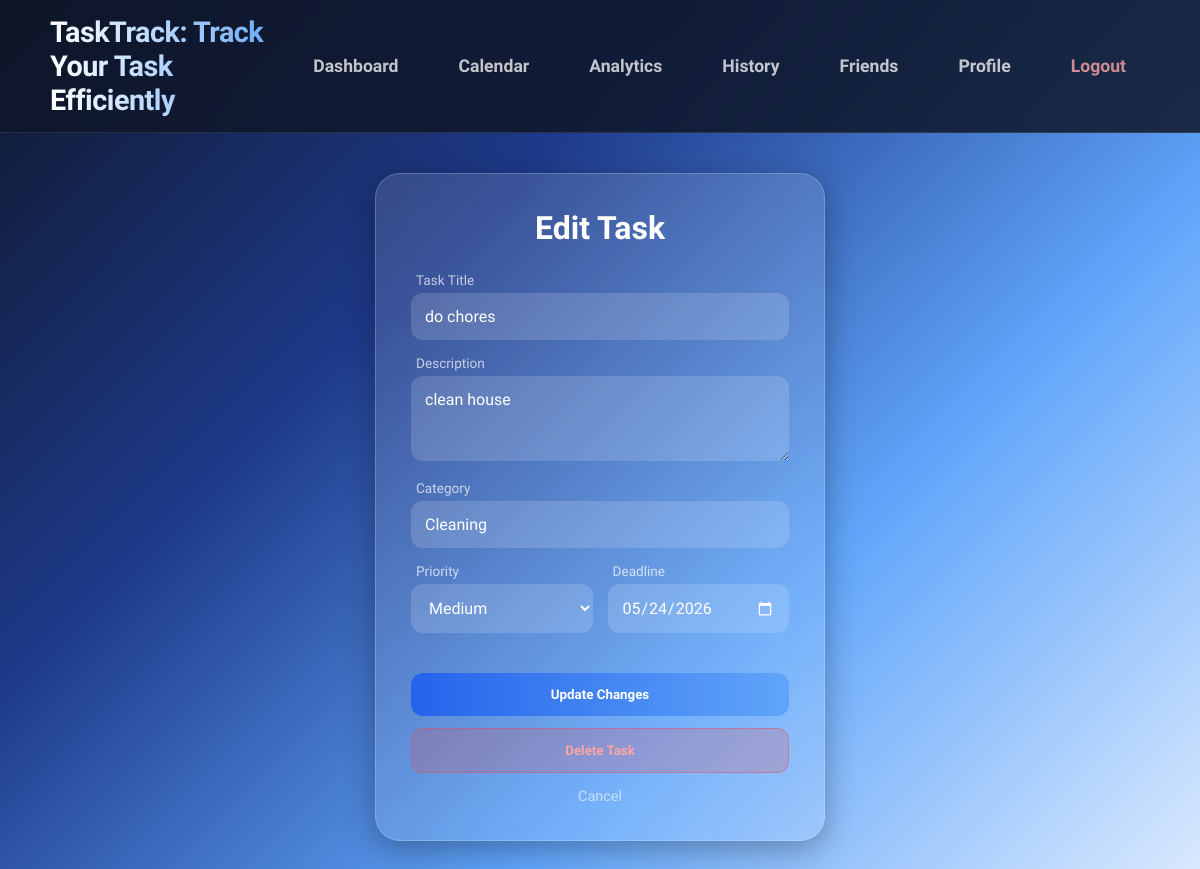
Page /edit_task/11 (signed in) on the committed database.
### tables this page shows
CREATE TABLE tasks (
                id INTEGER PRIMARY KEY AUTOINCREMENT,
                user_id INTEGER NOT NULL,
                title TEXT NOT NULL,
                description TEXT,
                category TEXT,
                priority TEXT,
                due_date TEXT,
                status TEXT DEFAULT 'pending', completed_at TEXT,
                FOREIGN KEY (user_id) REFERENCES users (id)
            );

### app.py (the view, shortened to what this page needs)
@app.route('/edit_task/<int:task_id>', methods=['GET', 'POST'])
def edit_task(task_id):
    if 'user_id' not in session: return redirect(url_for('login'))
    conn = get_db_connection()
    task = conn.execute('SELECT * FROM tasks WHERE id = ? AND user_id = ?', (task_id, session['user_id'])).fetchone()
    conn.close()
    return render_template('edit_task.html', task=task)

### app.py (called while the page is built)
def get_db_connection():
    conn = sqlite3.connect(app.config['DATABASE'])
    conn.row_factory = sqlite3.Row
    return conn

### templates/edit_task.html (shortened to what this page needs)
{% extends 'base.html' %}
{% block content %}
<div class="edit-box">
    <h1>Edit Task</h1>
    <form method="POST" action="{{ url_for('edit_task', task_id=task.id) }}">
        <div class="form-group">
            <label>Task Title</label>
            <input type="text" name="title" value="{{ task.title }}" required>
        </div>
        <div class="form-group">
            <label>Description</label>
            <textarea name="description" rows="3">{{ task.description }}</textarea>
        </div>
        <div class="form-group">
            <label>Category</label>
            <input type="text" name="category" value="{{ task.category }}" list="categories" required>
        </div>
        <div style="display: grid; grid-template-columns: 1fr 1fr; gap: 15px;">
            <div class="form-group">
                <label>Priority</label>
                <select name="priority">
                    <option value="Medium" {% if task.priority == 'Medium' %}selected{% endif %}>Medium</option>
                </select>
            </div>
            <div class="form-group">
                <label>Deadline</label>
                <input type="date" name="due_date" value="{{ task.due_date }}" required>
            </div>
        </div>
        <div class="button-group">
            <button type="submit">Update Changes</button>
            <button type="button" class="btn-delete" onclick="if(confirm('Delete this task?')) window.location.href='/delete_task/{{ task.id }}'">Delete Task</button>
        </div>
        <a href="/dashboard" class="back-link">Cancel</a>
    </form>
</div>
{% endblock %}

### templates/base.html (style rules this page uses)
* { margin: 0; padding: 0; box-sizing: border-box; font-family: 'Saira', Arial, Helvetica, sans-serif; }
body { min-height: 100vh; background: linear-gradient( 135deg, #0f172a, #1e3a8a, #60a5fa, #dbeafe ); background-attachment: fixed; color: white; }

### templates/edit_task.html (style rules this page uses)
.edit-box { width: 450px; padding: 35px; border-radius: 25px; background: rgba(255, 255, 255, 0.12); backdrop-filter: blur(15px); -webkit-backdrop-filter: blur(15px); border: 1px solid rgba(255, 255, 255, 0.2); color: white; box-shadow: 0 8px 32px 0 rgba(0, 0, 0, 0.3); }
h1 { text-align: center; margin-bottom: 25px; font-weight: 600; }
.form-group { margin-bottom: 15px; }
label { display: block; margin-bottom: 5px; font-size: 0.85rem; color: rgba(255, 255, 255, 0.7); padding-left: 5px; }
input, textarea, select { width: 100%; padding: 14px; border: none; border-radius: 12px; background: rgba(255, 255, 255, 0.15); color: white; outline: none; font-size: 1rem; }
input::placeholder, textarea::placeholder { color: rgba(255, 255, 255, 0.5); }
select option { background: #1e3a8a; color: white; }
.button-group { display: flex; flex-direction: column; gap: 12px; margin-top: 25px; }
button { width: 100%; padding: 14px; border: none; border-radius: 12px; background: linear-gradient(to right, #2563eb, #60a5fa); color: white; font-weight: bold; cursor: pointer; transition: 0.3s; }
.btn-delete { background: rgba(239, 68, 68, 0.2); border: 1px solid rgba(239, 68, 68, 0.4); color: #fca5a5; }
.back-link { display: block; text-align: center; margin-top: 15px; color: rgba(255, 255, 255, 0.6); text-decoration: none; font-size: 0.9rem; }

### rows in the picture
tasks: title "do chores", description "clean house", category "Cleaning", priority "Medium", due_date "05/24/2026"
